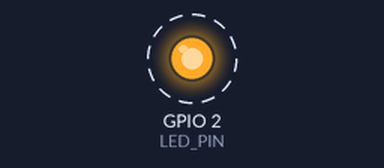
Bench run of a program on a simulated ESP32. Parts: output pins drawn as LEDs (lit = HIGH). Dashed ring = blinking. A WiFi scan finds three made-up networks; what the program prints to the serial monitor is not drawn.

Above: at 2.7 s.
Timing chart, 0 to 5.5 s (numbered marks = the images above):
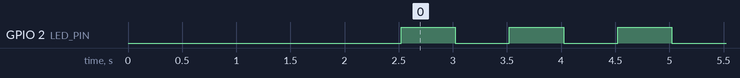

Measured:
- by itself, GPIO 2 (LED_PIN): alternates HIGH for 0.50 s and LOW for 0.50 s

The program:

main.cpp
```cpp
#include <Arduino.h>
#include <WiFi.h>

// Onboard blue LED on most ESP32 DevKit boards
#define LED_PIN 2

void printChipInfo() {
  Serial.println("\n=== ESP32 chip info ===");
  Serial.printf("Model:       %s rev %d\n", ESP.getChipModel(), ESP.getChipRevision());
  Serial.printf("Cores:       %d @ %d MHz\n", ESP.getChipCores(), ESP.getCpuFreqMHz());
  Serial.printf("Flash:       %u MB\n", ESP.getFlashChipSize() / (1024 * 1024));
  Serial.printf("Free heap:   %u bytes\n", ESP.getFreeHeap());
  Serial.printf("MAC:         %s\n", WiFi.macAddress().c_str());
  Serial.printf("SDK:         %s\n", ESP.getSdkVersion());
}

void scanWifi() {
  Serial.println("\n=== WiFi scan ===");
  int n = WiFi.scanNetworks();
  Serial.printf("Found %d networks\n", n);
  for (int i = 0; i < n; i++) {
    Serial.printf("  %2d. %-32s %4d dBm  ch %d\n", i + 1, WiFi.SSID(i).c_str(), WiFi.RSSI(i), WiFi.channel(i));
  }
  WiFi.scanDelete();
}

void setup() {
  Serial.begin(115200);
  delay(500);
  pinMode(LED_PIN, OUTPUT);

  WiFi.mode(WIFI_STA);
  WiFi.disconnect();

  printChipInfo();
  scanWifi();
  Serial.println("\nBlinking LED on GPIO2...");
}

void loop() {
  static uint32_t count = 0;
  digitalWrite(LED_PIN, HIGH);
  delay(500);
  digitalWrite(LED_PIN, LOW);
  delay(500);
  Serial.printf("alive, uptime %lus, blink #%lu\n", millis() / 1000, ++count);
}
```
